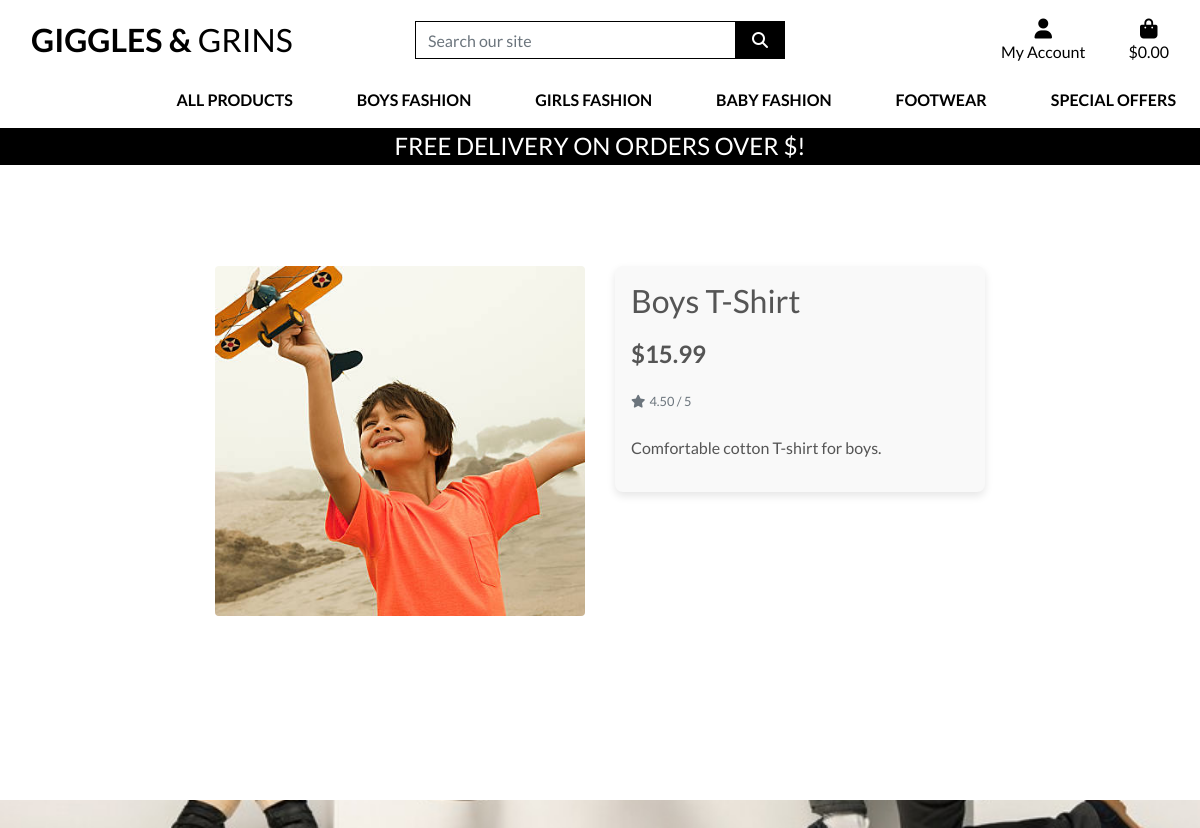
The page /products/1/ on the database its author committed.
### products/models.py (models this page shows, shortened)
class Product(models.Model):
    category = models.ForeignKey('Category', null=True, blank=True, on_delete=models.SET_NULL)
    sku = models.CharField(max_length=254, null=True, blank=True)
    name = models.CharField(max_length=254)
    description = models.TextField()
    price = models.DecimalField(max_digits=6, decimal_places=2)
    rating = models.DecimalField(max_digits=6, decimal_places=2, null=True, blank=True)
    image_url = models.URLField(max_length=1024, null=True, blank=True)
    image = models.ImageField(upload_to='product_images/', blank=True, null=True)

### products/views.py (the view)
# urls.py: path('<int:product_id>/', views.product_detail, name='product_detail'),
def product_detail(request, product_id):
    product = get_object_or_404(Product, pk=product_id)
    context = {
        'product': product,
    }
    return render(request, 'products/product_detail.html', context)

### products/templates/products/product_detail.html (shortened to what this page needs)
{% extends "base.html" %}
{% load static %}
{% block page_header %}
    <div class="container header-container">
    </div>
{% endblock %}
{% block content %}
    <div class="overlay"></div>
    <div class="container-fluid mt-5">
        <div class="row">
            <div class="col-12 col-md-6 col-lg-4 offset-lg-2">
                <div class="image-container my-5">
                    {% if product.image %}
                        <a href="{{ product.image.url }}" target="_blank">
                            <img class="card-img-top img-fluid rounded" src="{{ product.image.url }}" alt="{{ product.name }}">
                        </a>
                        {% else %}
                        <a href="#">
                            <img class="card-img-top img-fluid" src="{{ MEDIA_URL }}noimage.png" alt="{{ product.name }}">
                        </a>
                    {% endif %}
                </div>
            </div>
            <div class="col-12 col-md-6 col-lg-4">
                <div class="product-details-container mb-5 mt-md-5 p-3" style="background-color: #f9f9f9; border-radius: 8px; box-shadow: 0 4px 8px rgba(0, 0, 0, 0.1);">
                    <h2 class="mb-3">{{ product.name }}</h2>
                    <p class="lead mb-3 text-left font-weight-bold" style="font-size: 1.5rem;">${{ product.price }}</p>
                    {% if product.rating %}
                        <small class="text-muted"><i class="fas fa-star mr-1"></i>{{ product.rating }} / 5</small>
                    {% else %}
                        <small class="text-muted">No Rating</small>
                    {% endif %}
                    <p class="mt-4">{{ product.description }}</p>
                </div>
            </div>
        </div>
    </div>
{% endblock %}

### static/css/base.css (style rules this page uses)
html { height: 100%; margin: 0; padding: 0; }
body { background: url('/media/home_page_background.jpg') no-repeat center center fixed; background-size: cover; color: #555; font-family: 'Lato'; height: 100vh; }
.container { margin-top: 100px; }
.card-img-top { height: 350px; object-fit: cover; width: 100%; }
.overlay { height: 100%; width: 100%; top: 0; left: 0; position: fixed; background: white; z-index: -1; height: 100vh; width: 100vw; }
@media (min-width: 1200px) { .container { max-width: 100%; } }
@media (min-width: 992px) { .header-container { padding-top: 70px; } }

### rows shown on the page
Product: image (picture), name "Boys T-Shirt", price "15.99", rating "4.50", description "Comfortable cotton T-shirt for boys."
